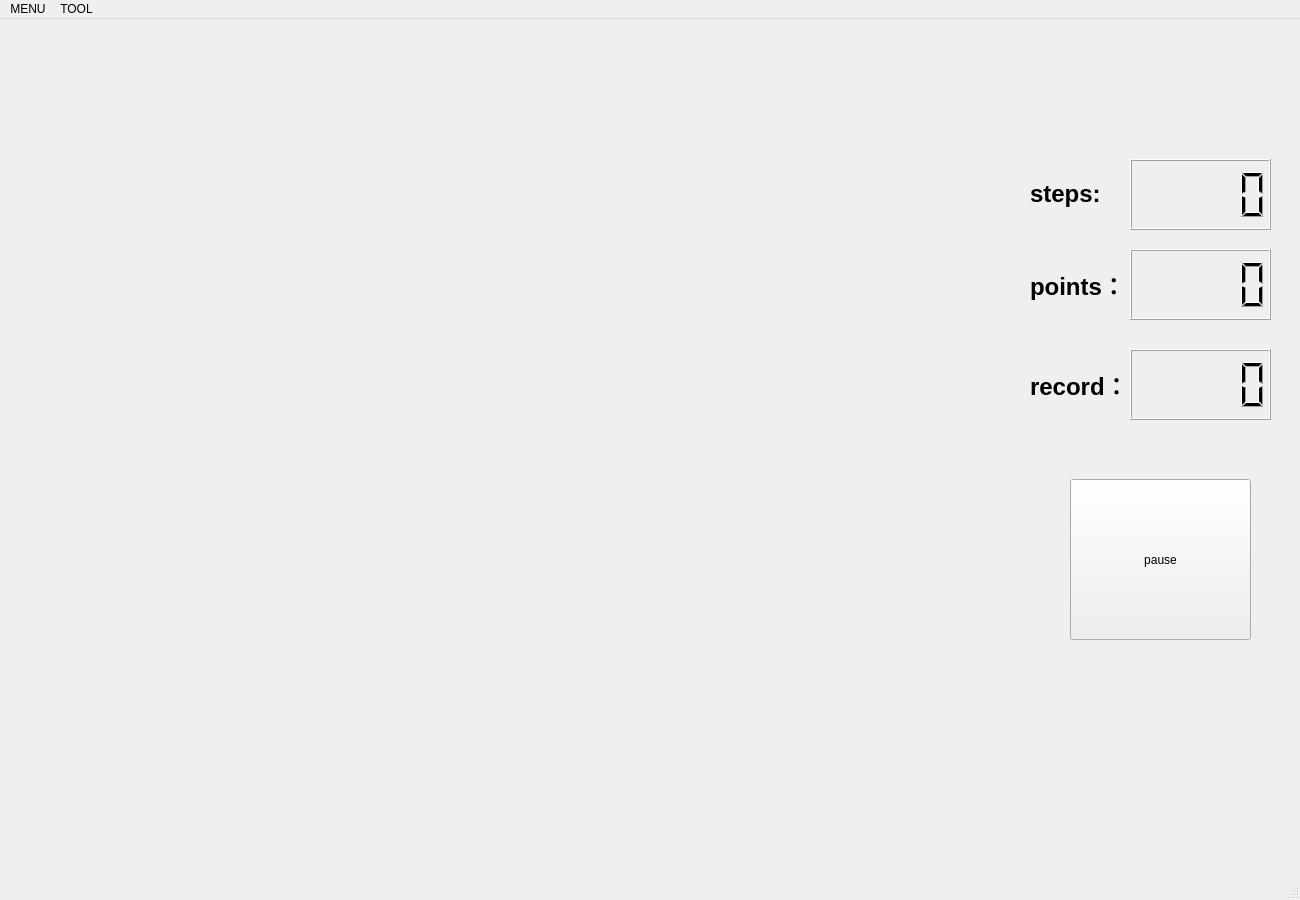
<?xml version="1.0" encoding="UTF-8"?>
<ui version="4.0">
 <class>MainWindow</class>
 <widget class="QMainWindow" name="MainWindow">
  <property name="geometry">
   <rect>
    <x>0</x>
    <y>0</y>
    <width>1300</width>
    <height>900</height>
   </rect>
  </property>
  <property name="minimumSize">
   <size>
    <width>1300</width>
    <height>900</height>
   </size>
  </property>
  <property name="maximumSize">
   <size>
    <width>1300</width>
    <height>900</height>
   </size>
  </property>
  <property name="windowTitle">
   <string>MainWindow</string>
  </property>
  <widget class="QWidget" name="centralwidget">
   <widget class="QLabel" name="label">
    <property name="geometry">
     <rect>
      <x>1080</x>
      <y>10</y>
      <width>221</width>
      <height>161</height>
     </rect>
    </property>
    <property name="text">
     <string/>
    </property>
    <property name="pixmap">
     <pixmap>snake.png</pixmap>
    </property>
    <property name="scaledContents">
     <bool>false</bool>
    </property>
   </widget>
   <widget class="QLCDNumber" name="lcdNumber">
    <property name="geometry">
     <rect>
      <x>1130</x>
      <y>140</y>
      <width>141</width>
      <height>71</height>
     </rect>
    </property>
   </widget>
   <widget class="QLabel" name="label_2">
    <property name="geometry">
     <rect>
      <x>1030</x>
      <y>140</y>
      <width>101</width>
      <height>71</height>
     </rect>
    </property>
    <property name="text">
     <string>&lt;html&gt;&lt;head/&gt;&lt;body&gt;&lt;h1 style=&quot; margin-top:18px; margin-bottom:12px; margin-left:0px; margin-right:0px; -qt-block-indent:0; text-indent:0px;&quot;&gt;&lt;span style=&quot; font-size:xx-large; font-weight:600;&quot;&gt;steps:&lt;/span&gt;&lt;/h1&gt;&lt;/body&gt;&lt;/html&gt;</string>
    </property>
   </widget>
   <widget class="QLabel" name="label_3">
    <property name="geometry">
     <rect>
      <x>1030</x>
      <y>230</y>
      <width>101</width>
      <height>71</height>
     </rect>
    </property>
    <property name="text">
     <string>&lt;html&gt;&lt;head/&gt;&lt;body&gt;&lt;h1 style=&quot; margin-top:18px; margin-bottom:12px; margin-left:0px; margin-right:0px; -qt-block-indent:0; text-indent:0px;&quot;&gt;&lt;span style=&quot; font-size:xx-large; font-weight:600;&quot;&gt;points：&lt;/span&gt;&lt;/h1&gt;&lt;/body&gt;&lt;/html&gt;</string>
    </property>
   </widget>
   <widget class="QLCDNumber" name="lcdNumber_2">
    <property name="geometry">
     <rect>
      <x>1130</x>
      <y>230</y>
      <width>141</width>
      <height>71</height>
     </rect>
    </property>
   </widget>
   <widget class="QLabel" name="label_4">
    <property name="geometry">
     <rect>
      <x>1030</x>
      <y>330</y>
      <width>101</width>
      <height>71</height>
     </rect>
    </property>
    <property name="text">
     <string>&lt;html&gt;&lt;head/&gt;&lt;body&gt;&lt;h1 style=&quot; margin-top:18px; margin-bottom:12px; margin-left:0px; margin-right:0px; -qt-block-indent:0; text-indent:0px;&quot;&gt;&lt;span style=&quot; font-size:xx-large; font-weight:600;&quot;&gt;record：&lt;/span&gt;&lt;/h1&gt;&lt;/body&gt;&lt;/html&gt;</string>
    </property>
   </widget>
   <widget class="QLCDNumber" name="lcdNumber_3">
    <property name="geometry">
     <rect>
      <x>1130</x>
      <y>330</y>
      <width>141</width>
      <height>71</height>
     </rect>
    </property>
   </widget>
   <widget class="QPushButton" name="pushButton">
    <property name="geometry">
     <rect>
      <x>1070</x>
      <y>460</y>
      <width>181</width>
      <height>161</height>
     </rect>
    </property>
    <property name="text">
     <string>pause</string>
    </property>
    <property name="iconSize">
     <size>
      <width>30</width>
      <height>30</height>
     </size>
    </property>
   </widget>
  </widget>
  <widget class="QMenuBar" name="menubar">
   <property name="geometry">
    <rect>
     <x>0</x>
     <y>0</y>
     <width>1300</width>
     <height>23</height>
    </rect>
   </property>
   <widget class="QMenu" name="menuMENU">
    <property name="title">
     <string>MENU</string>
    </property>
    <addaction name="actionBEGIN"/>
    <addaction name="actionPAUSE"/>
    <addaction name="actionCONTINUE"/>
    <addaction name="actionRESTART_2"/>
    <addaction name="actionQUIT_2"/>
   </widget>
   <widget class="QMenu" name="menuTOOL">
    <property name="title">
     <string>TOOL</string>
    </property>
    <addaction name="actionSAVE"/>
    <addaction name="actionLOAD"/>
   </widget>
   <addaction name="menuMENU"/>
   <addaction name="menuTOOL"/>
  </widget>
  <widget class="QStatusBar" name="statusbar"/>
  <action name="actionBEGIN">
   <property name="text">
    <string>BEGIN</string>
   </property>
  </action>
  <action name="actionPAUSE">
   <property name="text">
    <string>PAUSE</string>
   </property>
  </action>
  <action name="actionCONTINUE">
   <property name="text">
    <string>CONTINUE</string>
   </property>
  </action>
  <action name="actionRESTART_2">
   <property name="text">
    <string>RESTART</string>
   </property>
  </action>
  <action name="actionQUIT_2">
   <property name="text">
    <string>QUIT</string>
   </property>
  </action>
  <action name="actionSAVE">
   <property name="text">
    <string>SAVE</string>
   </property>
  </action>
  <action name="actionLOAD">
   <property name="text">
    <string>LOAD</string>
   </property>
  </action>
 </widget>
 <resources/>
 <connections/>
</ui>
